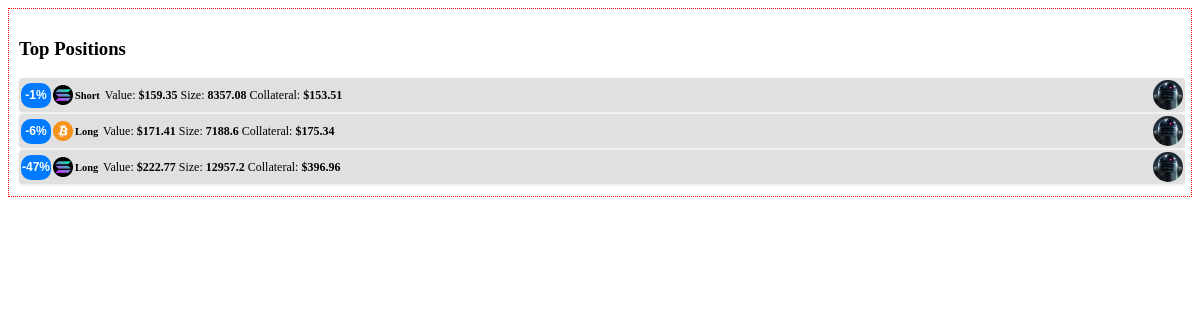
The page /positions/top_positions on the database as committed earlier.
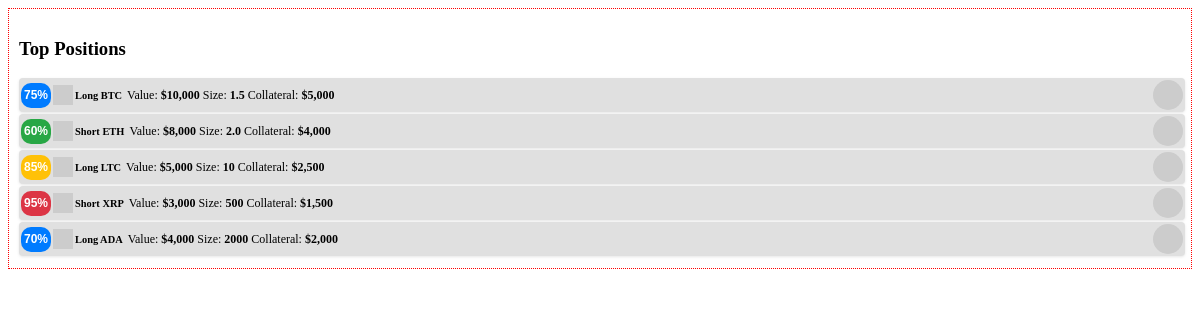
The same page on the database as committed later.
### tables this page shows
CREATE TABLE positions (
        id TEXT PRIMARY KEY,
        asset_type TEXT,
        position_type TEXT,
        entry_price REAL,
        liquidation_price REAL,
        current_travel_percent REAL,
        value REAL,
        collateral REAL,
        size REAL,
        leverage REAL,
        wallet_name TEXT,
        last_updated DATETIME,
        alert_reference_id TEXT,
        hedge_buddy_id TEXT,
        current_price REAL,
        liquidation_distance REAL,
        heat_index REAL,
        current_heat_index REAL,
        pnl_after_fees_usd REAL
    );

### positions/positions_bp.py (the view)
@positions_bp.route("/top_positions", methods=["GET"])
@positions_bp.route("/top_positions", methods=["GET"])
def show_top_positions():
    try:
        all_positions = PositionService.get_all_positions(DB_PATH)
        _resolve_wallet_images(all_positions)
        valid_positions = [pos for pos in all_positions if pos.get("current_travel_percent") is not None]
        top_positions = sorted(valid_positions, key=lambda pos: pos["current_travel_percent"], reverse=True)[:3]
        bottom_positions = sorted(valid_positions, key=lambda pos: pos["current_travel_percent"])[:3]
        print("DEBUG: Alert States for Top Positions:")
        for pos in top_positions:
            print("Top Position - ID: {}, Alert State: {}".format(pos.get("id", "unknown"),
                                                                  pos.get("alert_state", "N/A")))
        print("DEBUG: Alert States for Bottom Positions:")
        for pos in bottom_positions:
            print("Bottom Position - ID: {}, Alert State: {}".format(pos.get("id", "unknown"),
                                                                     pos.get("alert_state", "N/A")))
        return render_template("top_positions.html", top_positions=top_positions, bottom_positions=bottom_positions)
    except Exception as e:
        print("Error retrieving top positions: {}".format(e))
        return render_template("top_positions.html", top_positions=[], bottom_positions=[])

### data/data_locker.py (called while the page is built)
    @classmethod
    def get_instance(cls, db_path: Optional[str] = None) -> 'DataLocker':
        if cls._instance is None:
            cls._instance = cls(db_path)
        return cls._instance

    def _init_sqlite_if_needed(self):
        db_dir = os.path.dirname(self.db_path)
        if db_dir and not os.path.exists(db_dir):
            os.makedirs(db_dir, exist_ok=True)
            self.logger.debug(f"Created directory for DB: {db_dir}")
        if self.conn is None:
            self.conn = sqlite3.connect(self.db_path, check_same_thread=False)
            self.conn.row_factory = sqlite3.Row
        if self.cursor is None:
            self.cursor = self.conn.cursor()

    def read_positions(self):
        cursor = self.conn.cursor()
        cursor.execute("SELECT * FROM positions")
        rows = cursor.fetchall()
        cursor.close()
        return rows

### utils/calc_services.py (called while the page is built)
    def calculate_value(self, position):
        size = float(position.get("size", 0.0))
        return round(size, 2)

    def calculate_leverage(self, size: float, collateral: float) -> float:
        if size <= 0 or collateral <= 0:
            return 0.0
        return round(size / collateral, 2)

### templates/top_positions.html (shortened to what the changed rows need)
<div class="invisible-container" style="border: 1px dotted red; padding: 10px;">
  <div class="card">
    <div class="card-body">
      {% if top_positions %}
        {% for pos in top_positions %}
          {% set box_class = "text-bg-blue" %}
          {% if pos.alert_state == "alert-low" %}
            {% set box_class = "text-bg-success" %}
          {% elif pos.alert_state == "alert-medium" %}
            {% set box_class = "text-bg-warning" %}
          {% elif pos.alert_state == "alert-high" %}
            {% set box_class = "text-bg-danger" %}
          {% endif %}
          <div class="info-box">
            <span class="info-box-icon {{ box_class }} text-white">
              <span class="small-percentage">
                {{ pos.current_travel_percent | round(0, 'floor') | int }}%
              </span>
            </span>
            <div class="info-box-content">
              <div class="info-box-asset">
                <span class="info-box-extra">
                  <img src="{{ url_for('static', filename='images/' ~ pos.asset_type|lower ~ '_logo.png') }}"
                       alt="{{ pos.asset_type }} Logo"
                       onerror="this.onerror=null;this.src='{{ url_for('static', filename='images/default_logo.png') }}';">
                  <span>{{ pos.position_type }}</span>
                </span>
                <div class="info-box-details">
                  <span>Value: <strong>${{ pos.value }}</strong></span>
                  <span>Size: <strong>{{ pos.size }}</strong></span>
                  <span>Collateral: <strong>${{ pos.collateral }}</strong></span>
                </div>
              </div>
            </div>
            <div class="info-box-wallet">
              {% if pos.wallet_image %}
                <img src="{{ pos.wallet_image }}"
                     alt="Wallet Logo"
                     onerror="this.onerror=null;this.style.display='none';this.nextElementSibling.style.display='inline-flex';">
              {% else %}
                <span style="display:inline-flex;width:30px;height:30px;border-radius:50%;background:#6c757d;color:#fff;font-size:11px;font-weight:bold;align-items:center;justify-content:center;">
                  {{ (pos.wallet_name or '?')[:2]|upper }}
                </span>
              {% endif %}
            </div>
          </div>
        {% endfor %}
      {% else %}
        <div class="info-box">
          <span class="info-box-icon text-bg-blue text-white">
            <span class="small-percentage">75%</span>
          </span>
          <div class="info-box-content">
            <div class="info-box-asset">
              <span class="info-box-extra">
                <img src="https://via.placeholder.com/20" alt="BTC Logo">
                <span>Long BTC</span>
              </span>
              <div class="info-box-details">
                <span>Value: <strong>$10,000</strong></span>
                <span>Size: <strong>1.5</strong></span>
                <span>Collateral: <strong>$5,000</strong></span>
              </div>
            </div>
          </div>
          <div class="info-box-wallet">
            <img src="https://via.placeholder.com/30" alt="Wallet Logo">
          </div>
        </div>
        <div class="info-box">
          <span class="info-box-icon text-bg-success text-white">
            <span class="small-percentage">60%</span>
          </span>
          <div class="info-box-content">
            <div class="info-box-asset">
              <span class="info-box-extra">
                <img src="https://via.placeholder.com/20" alt="ETH Logo">
                <span>Short ETH</span>
              </span>
              <div class="info-box-details">
                <span>Value: <strong>$8,000</strong></span>
                <span>Size: <strong>2.0</strong></span>
                <span>Collateral: <strong>$4,000</strong></span>
              </div>
            </div>
          </div>
          <div class="info-box-wallet">
            <img src="https://via.placeholder.com/30" alt="Wallet Logo">
          </div>
        </div>
        <div class="info-box">
          <span class="info-box-icon text-bg-warning text-white">
            <span class="small-percentage">85%</span>
          </span>
          <div class="info-box-content">
            <div class="info-box-asset">
              <span class="info-box-extra">
                <img src="https://via.placeholder.com/20" alt="LTC Logo">
                <span>Long LTC</span>
              </span>
              <div class="info-box-details">
                <span>Value: <strong>$5,000</strong></span>
                <span>Size: <strong>10</strong></span>
                <span>Collateral: <strong>$2,500</strong></span>
              </div>
            </div>
          </div>
          <div class="info-box-wallet">
            <img src="https://via.placeholder.com/30" alt="Wallet Logo">
          </div>
        </div>
        <div class="info-box">
          <span class="info-box-icon text-bg-danger text-white">
            <span class="small-percentage">95%</span>
          </span>
          <div class="info-box-content">
            <div class="info-box-asset">
              <span class="info-box-extra">
                <img src="https://via.placeholder.com/20" alt="XRP Logo">
                <span>Short XRP</span>
              </span>
              <div class="info-box-details">
                <span>Value: <strong>$3,000</strong></span>
                <span>Size: <strong>500</strong></span>
                <span>Collateral: <strong>$1,500</strong></span>
              </div>
            </div>
          </div>
          <div class="info-box-wallet">
            <img src="https://via.placeholder.com/30" alt="Wallet Logo">
          </div>
        </div>
        <div class="info-box">
          <span class="info-box-icon text-bg-blue text-white">
            <span class="small-percentage">70%</span>
          </span>
          <div class="info-box-content">
            <div class="info-box-asset">
              <span class="info-box-extra">
                <img src="https://via.placeholder.com/20" alt="ADA Logo">
                <span>Long ADA</span>
              </span>
              <div class="info-box-details">
                <span>Value: <strong>$4,000</strong></span>
                <span>Size: <strong>2000</strong></span>
                <span>Collateral: <strong>$2,000</strong></span>
              </div>
            </div>
          </div>
          <div class="info-box-wallet">
            <img src="https://via.placeholder.com/30" alt="Wallet Logo">
          </div>
        </div>
      {% endif %}
    </div>
  </div>
</div>

Rows that differ between the two databases and show on the page:
removed positions: current_travel_percent "-1", position_type "Short", value "159.35", size "8357.08", collateral "153.51"
removed positions: current_travel_percent "-6", shows a picture, position_type "Long", value "171.41", size "7188.6", collateral "175.34"
removed positions: current_travel_percent "-47", position_type "Long", value "222.77", size "12957.2", collateral "396.96"
Other text that changed with them:
text now shown: "75% Long BTC Value: $10,000 Size: 1.5 Collateral: $5,000 60% Short ETH Value: $8,000 Size: 2.0 Collateral: $4,000 85% Long LTC Value: $5,000 Size: 10 Collateral: $2,500 95% Short XRP Value: $3,000 Size: 500 Collateral: $1,500 70% Long ADA Value: $4,000 Size: 2000 Collateral: $2,000"
